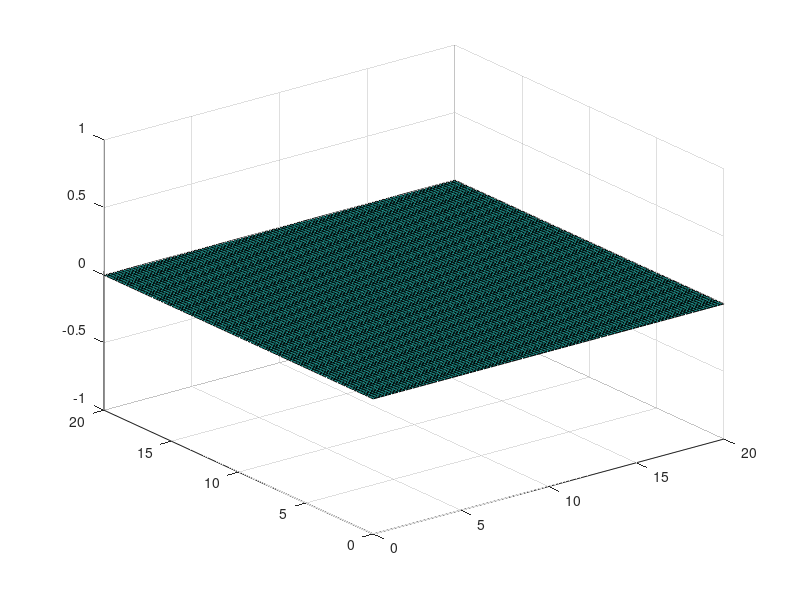

Source code (MATLAB):
clc
clear
close all

c = 1; %speed of water in m/s

xmin = 0;
xmax = 20;
nx = 100; %number of datapoints

ymin = 0;
ymax = 20;
ny = nx; %making it a square makes some off the plotting later easier

tmax = 2;%no t min, as starting at 0
nt = nx;

dx = (xmax - xmin)/(nx-1);
dy = (ymax - ymin)/(ny-1);
dt = (tmax)/(nt-1);

x = xmin:dx:xmax;
y = ymin:dy:ymax;
t = 0:dt:tmax;


u = zeros(nx,ny,nt);


disp(u(1,1,1))
surf(x,y,u(1:100,1:100,1)) %testing t = 0, slicing in matlab is a bitch